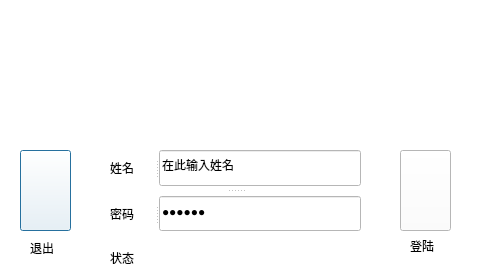
<?xml version="1.0" encoding="UTF-8"?>
<ui version="4.0">
 <class>Login_ui</class>
 <widget class="QDialog" name="Login_ui">
  <property name="geometry">
   <rect>
    <x>0</x>
    <y>0</y>
    <width>483</width>
    <height>268</height>
   </rect>
  </property>
  <property name="minimumSize">
   <size>
    <width>483</width>
    <height>268</height>
   </size>
  </property>
  <property name="maximumSize">
   <size>
    <width>483</width>
    <height>268</height>
   </size>
  </property>
  <property name="windowTitle">
   <string>Dialog</string>
  </property>
  <property name="styleSheet">
   <string notr="true">font: 9pt &quot;微软雅黑&quot;;
background-color: rgb(255, 255, 255);</string>
  </property>
  <property name="sizeGripEnabled">
   <bool>false</bool>
  </property>
  <widget class="QPushButton" name="toleftbtn">
   <property name="enabled">
    <bool>true</bool>
   </property>
   <property name="geometry">
    <rect>
     <x>20</x>
     <y>150</y>
     <width>51</width>
     <height>81</height>
    </rect>
   </property>
   <property name="text">
    <string/>
   </property>
   <property name="icon">
    <iconset resource="bkg_icons.qrc">
     <normaloff>:/invagate/icons/to_left90.png</normaloff>:/invagate/icons/to_left90.png</iconset>
   </property>
   <property name="iconSize">
    <size>
     <width>90</width>
     <height>90</height>
    </size>
   </property>
   <property name="flat">
    <bool>false</bool>
   </property>
  </widget>
  <widget class="QPushButton" name="torightbtn">
   <property name="geometry">
    <rect>
     <x>400</x>
     <y>150</y>
     <width>51</width>
     <height>81</height>
    </rect>
   </property>
   <property name="text">
    <string/>
   </property>
   <property name="icon">
    <iconset resource="bkg_icons.qrc">
     <normaloff>:/invagate/icons/to_right90.png</normaloff>:/invagate/icons/to_right90.png</iconset>
   </property>
   <property name="iconSize">
    <size>
     <width>90</width>
     <height>90</height>
    </size>
   </property>
   <property name="autoDefault">
    <bool>false</bool>
   </property>
   <property name="default">
    <bool>false</bool>
   </property>
   <property name="flat">
    <bool>false</bool>
   </property>
  </widget>
  <widget class="QSplitter" name="splitter_3">
   <property name="geometry">
    <rect>
     <x>110</x>
     <y>150</y>
     <width>251</width>
     <height>81</height>
    </rect>
   </property>
   <property name="orientation">
    <enum>Qt::Vertical</enum>
   </property>
   <property name="opaqueResize">
    <bool>true</bool>
   </property>
   <property name="handleWidth">
    <number>10</number>
   </property>
   <widget class="QSplitter" name="splitter_2">
    <property name="orientation">
     <enum>Qt::Horizontal</enum>
    </property>
    <widget class="QLabel" name="label">
     <property name="text">
      <string>姓名</string>
     </property>
    </widget>
    <widget class="QLineEdit" name="nameEdit">
     <property name="text">
      <string>在此输入姓名</string>
     </property>
     <property name="maxLength">
      <number>32767</number>
     </property>
     <property name="cursorPosition">
      <number>6</number>
     </property>
    </widget>
   </widget>
   <widget class="QSplitter" name="splitter">
    <property name="orientation">
     <enum>Qt::Horizontal</enum>
    </property>
    <widget class="QLabel" name="label_2">
     <property name="text">
      <string>密码</string>
     </property>
    </widget>
    <widget class="QLineEdit" name="passwdEdit">
     <property name="text">
      <string>在此输入密码</string>
     </property>
     <property name="echoMode">
      <enum>QLineEdit::Password</enum>
     </property>
    </widget>
   </widget>
  </widget>
  <widget class="QLabel" name="label_3">
   <property name="geometry">
    <rect>
     <x>30</x>
     <y>240</y>
     <width>24</width>
     <height>16</height>
    </rect>
   </property>
   <property name="text">
    <string>退出</string>
   </property>
  </widget>
  <widget class="QLabel" name="label_4">
   <property name="geometry">
    <rect>
     <x>410</x>
     <y>240</y>
     <width>54</width>
     <height>12</height>
    </rect>
   </property>
   <property name="text">
    <string>登陆</string>
   </property>
  </widget>
  <widget class="QLabel" name="label_5">
   <property name="geometry">
    <rect>
     <x>90</x>
     <y>0</y>
     <width>301</width>
     <height>141</height>
    </rect>
   </property>
   <property name="text">
    <string/>
   </property>
   <property name="pixmap">
    <pixmap resource="bkg_icons.qrc">:/invagate/icons/eagle_clip_art_3.jpg</pixmap>
   </property>
   <property name="scaledContents">
    <bool>false</bool>
   </property>
   <property name="margin">
    <number>-1</number>
   </property>
  </widget>
  <widget class="QLabel" name="status">
   <property name="geometry">
    <rect>
     <x>110</x>
     <y>250</y>
     <width>241</width>
     <height>16</height>
    </rect>
   </property>
   <property name="text">
    <string>状态</string>
   </property>
  </widget>
 </widget>
 <resources>
  <include location="bkg_icons.qrc"/>
 </resources>
 <connections/>
</ui>
